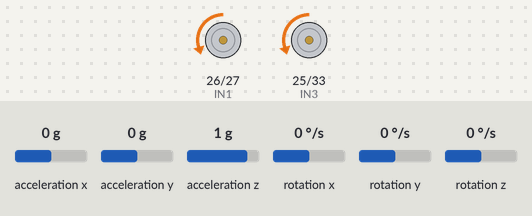
Simulated run of this program. Board: ESP32. Parts: motor-driver pin pairs drawn as motors (green arrow = first pin HIGH = forward, orange = second pin HIGH = backward, longer = more drive, scaled by the enable pin). The test bench sets the inputs (shaded band); at power-on: acceleration y 0 g, acceleration x 0 g, acceleration z 1 g, rotation x 0 °/s, rotation y 0 °/s, rotation z 0 °/s. What the program prints to the serial monitor is not drawn.

Above: at 4.2 s.
4.3 s: acceleration y set to -1.4 g
At 4.8 s:
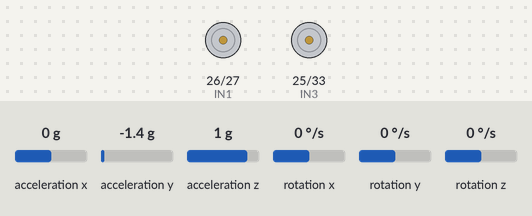
5.8 s: acceleration x set to -0.8 g
7.3 s: acceleration x set to -1.1 g
At 8.4 s:
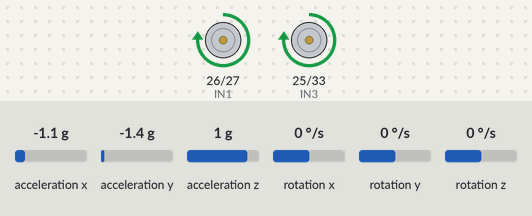
8.8 s: acceleration y set to -0.8 g
At 9.5 s:
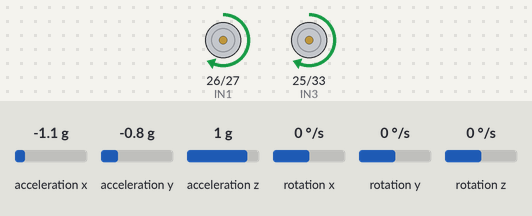
10.3 s: acceleration y set to 0 g
At 10.7 s:
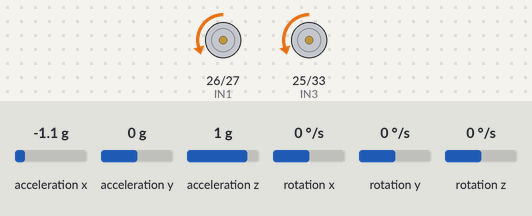
11.8 s: acceleration y set to 0.8 g
At 13.0 s:
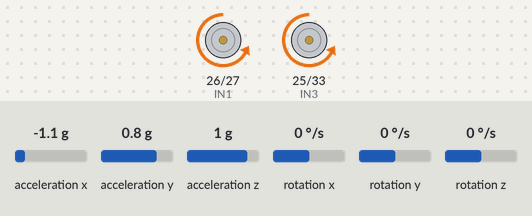
Timing chart, 0 to 14.3 s (numbered marks = the images above; inputs shaded):
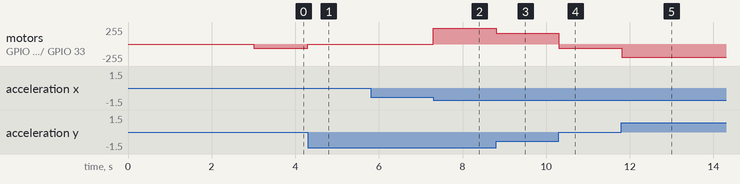

The program:

main.cpp
```cpp
#include <Arduino.h>
#include <Wire.h>
#include <MPU6050_tockn.h>

MPU6050 mpu6050(Wire);

// --- PIN DEFINITIONS (MATCHING YOUR L298N WIRING) ---
// Right Motor
#define ENA 14
#define IN1 26
#define IN2 27

// Left Motor
#define IN3 25
#define IN4 33
#define ENB 32

// --- PID CONSTANTS (THE TUNING KNOBS) ---
// You will change these later to make it balance perfectly!
float Kp = 5.0;
float Kd = 0.5;
float Ki = 0.0;

// Variables
float targetAngle = -4.18;
float currentAngle = 0.0;
float previousError = 0.0;
float integral = 0.0;
float output = 0.0;

void setup() {
  Serial.begin(9600);
  Wire.begin();

  // Initialize Motor Pins
  pinMode(ENA, OUTPUT); pinMode(IN1, OUTPUT); pinMode(IN2, OUTPUT);
  pinMode(IN3, OUTPUT); pinMode(IN4, OUTPUT); pinMode(ENB, OUTPUT);

  // Initialize Sensor
  Serial.println("Calibrating MPU6050... DO NOT MOVE ROBOT");
  mpu6050.begin();
  mpu6050.calcGyroOffsets(true); // This takes a few seconds
  Serial.println("Calibration Done!");
}

void driveMotors(float speed) {
  // Deadzone compensation (Motors won't move below ~40 power)
  int minPower = 40;
  int pwm = abs(speed);

  if (pwm > 255) pwm = 255;
  if (pwm < 5) pwm = 0; // Ignore tiny noise
  else pwm += minPower;

  // Motor Direction Logic
  if (speed > 0) { // Forward (Adjust if inverted)
    digitalWrite(IN1, HIGH); digitalWrite(IN2, LOW);
    digitalWrite(IN3, HIGH); digitalWrite(IN4, LOW);
  } else { // Backward
    digitalWrite(IN1, LOW); digitalWrite(IN2, HIGH);
    digitalWrite(IN3, LOW); digitalWrite(IN4, HIGH);
  }

  // Send Speed to Motors
  analogWrite(ENA, pwm);
  analogWrite(ENB, pwm);
}

void loop() {
  mpu6050.update();
  currentAngle = mpu6050.getAngleX(); // Check if X or Y axis depending on mounting!

  // --- SAFETY SHUTOFF ---
  // If robot falls over (> 45 degrees), turn off motors
  if (abs(currentAngle) > 45) {
    driveMotors(0);
    integral = 0; // Reset memory
    return;
  }

  // --- PID CALCULATION ---
  float error = targetAngle - currentAngle;
  integral += error;
  float derivative = error - previousError;

  // The Formula
  output = (Kp * error) + (Ki * integral) + (Kd * derivative);

  previousError = error;

  driveMotors(output);

  // Debugging (View this in Serial Monitor)
  // Serial.print("Angle: "); Serial.print(currentAngle);
  // Serial.print(" Output: "); Serial.println(output);
}
```

Measured:
- the behaviour switches between -0.9 and -1 g on acceleration x (found by bisection; images 1 and 2)
- after the input at 4.3 s, motor on GPIO 26 (IN1) / GPIO 27 (IN2), motor on GPIO 25 (IN3) / GPIO 33 (IN4): backward 60/255 → stopped at once
- after the input at 5.8 s, every drawn part: stays the same
- after the input at 7.3 s, motor on GPIO 26 (IN1) / GPIO 27 (IN2), motor on GPIO 25 (IN3) / GPIO 33 (IN4): stopped → forward 235/255 at once
- after the input at 8.8 s, motor on GPIO 26 (IN1) / GPIO 27 (IN2), motor on GPIO 25 (IN3) / GPIO 33 (IN4): forward 235/255 → forward 160/255 at once
- after the input at 10.3 s, motor on GPIO 26 (IN1) / GPIO 27 (IN2), motor on GPIO 25 (IN3) / GPIO 33 (IN4): forward 160/255 → backward 60/255 at once
- after the input at 11.8 s, motor on GPIO 26 (IN1) / GPIO 27 (IN2), motor on GPIO 25 (IN3) / GPIO 33 (IN4): backward 60/255 → backward 202/255 at once
